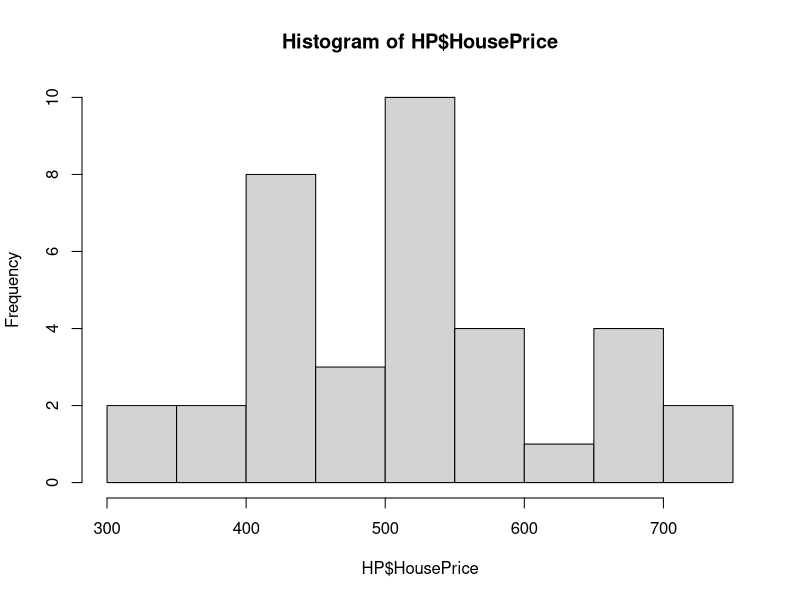
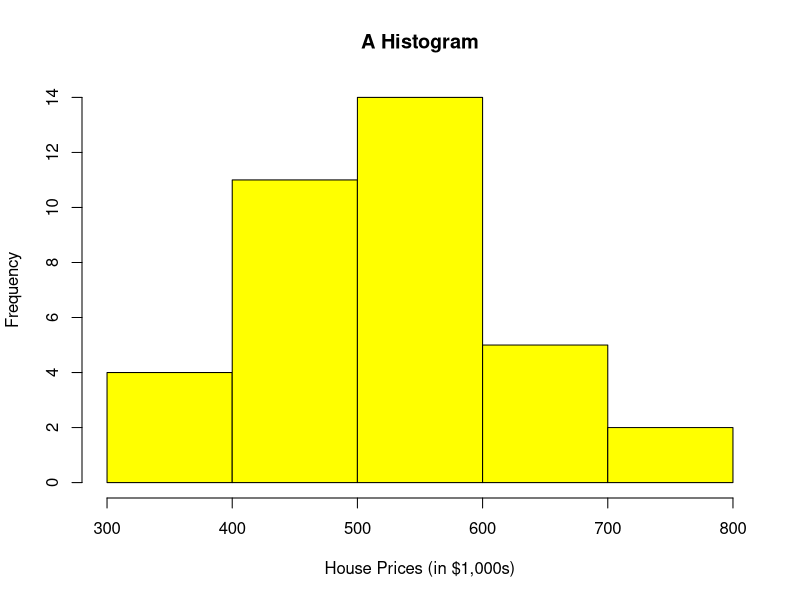
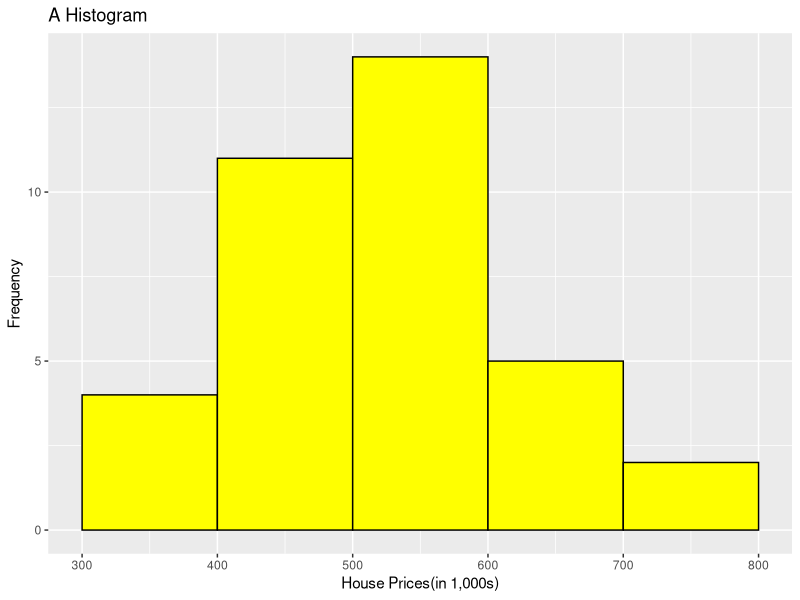
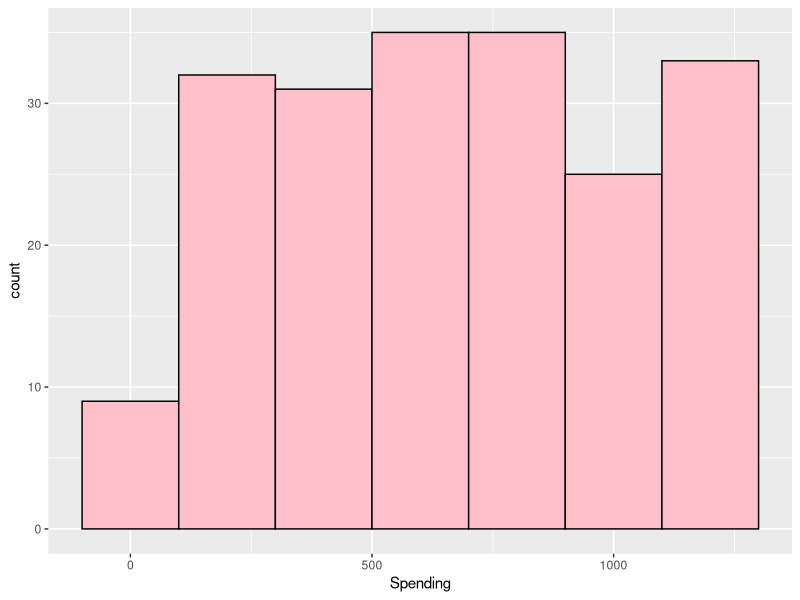
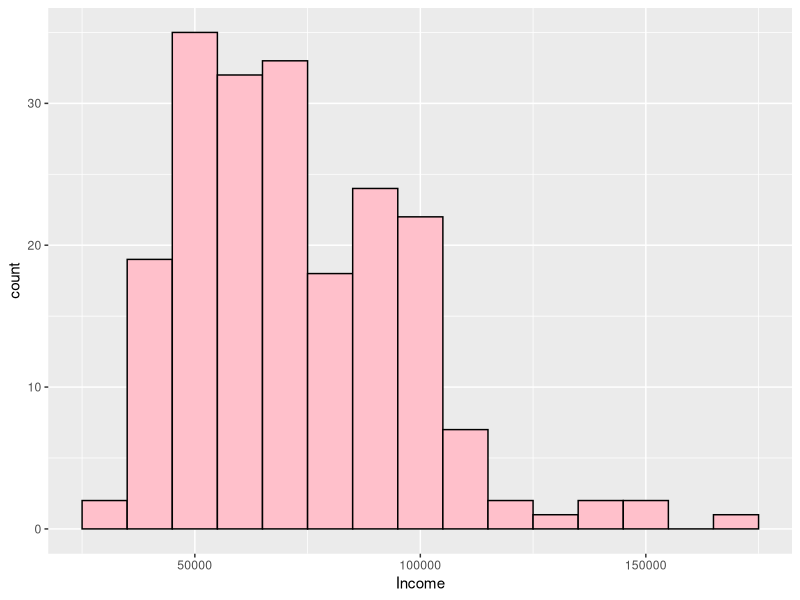
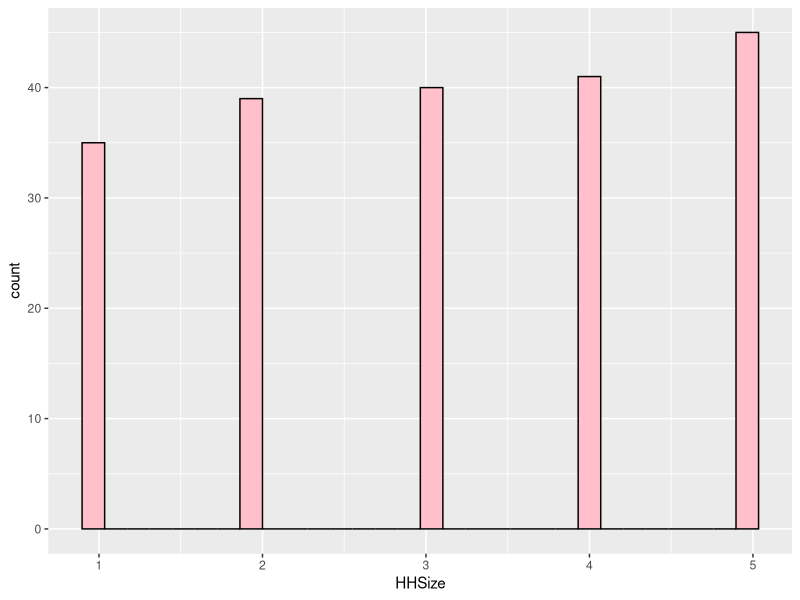
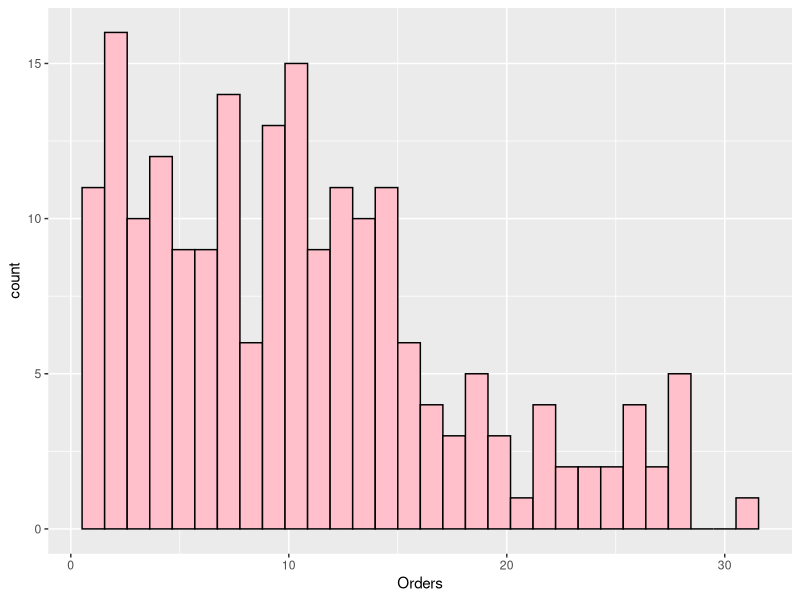
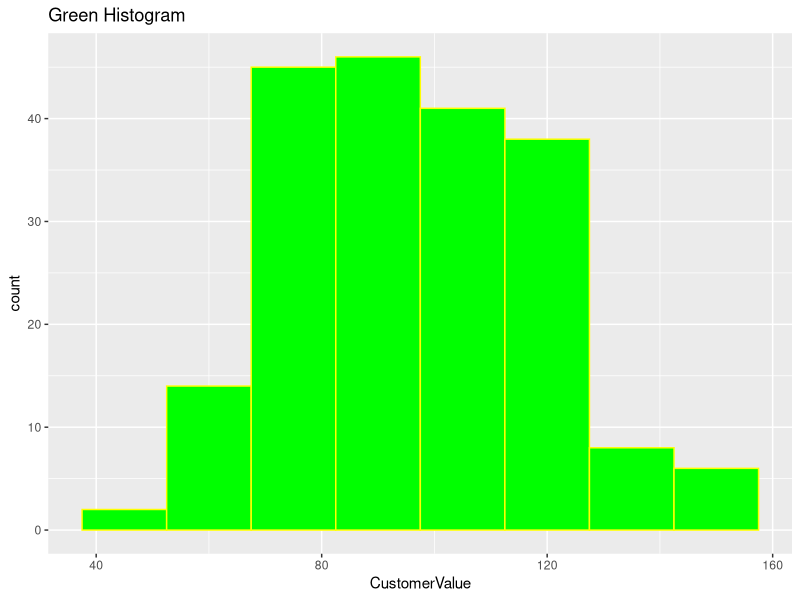

Generate these figures, in order, with R:
rm(list=ls())

####################################################
##Day 2: Descriptive Statistics#########
##Mann Pawar##################
##7/29/2025##################


#################Categorical Variable########################

#Frequency Table
sample_vector <- c("A","B","A","C","A","B","A","C","A","B")

data <- data.frame(sample_vector)

table(data$sample_vector)

frequencies <- table(data$sample_vector) ; frequencies
#A B C 
#5 3 2 


##calculate proportions
proportions <- prop.table(frequencies)
#A   B   C 
#0.5 0.3 0.2 

##calculate cumulative sums
cumulfreq <- cumsum(frequencies) ; cumulfreq
##calculate cumulative proportions
cumulprop <- cumsum(proportions) ; cumulprop

##rbind - to bind the rows together
frequency_table <- rbind(frequencies, proportions, cumulfreq, cumulprop) ; frequency_table

##transpose the table - use the t() function
frequency_table <- t(frequency_table) ; frequency_table

#Transform this into a data set
frequency_table <- as.data.frame(frequency_table)
frequency_table

Rating <- c("ML","AI","DB","AI","ML","ML","DB","ML","ML","AI","DB")
data <- data.frame(Rating)

table(data$Rating)

frequencies_Rating <- table(data$Rating)
proportions_Rating <- prop.table(frequencies_Rating)
cumulfreq_Rating <- cumsum(frequencies_Rating)
cumulprop_Rating <- cumsum(proportions_Rating)
frequency_table_Rating <- rbind(frequencies_Rating, proportions_Rating, cumulfreq_Rating, cumulprop_Rating) ; frequency_table_Rating

frequency_table_Rating <- t(frequency_table_Rating)

frequency_table_Rating <- as.data.frame(frequency_table_Rating)

frequency_table_Rating




#########################Quantitative Data###########################

##Central Tendency###############3

salaries <- c(40000, 40000, 65000, 90000, 145000, 150000, 550000)

mean(salaries) #154285.7

salaries2 <- c(40000, 40000, 65000, 90000, 145000, 150000, 550000, NA, NA)
mean(salaries2, na.rm = T)#154285.7

##all the summary statistics that are part of base R have the na.rm parameter
##mean,median,sd,var,sum,etc.

##median
median(salaries) #90000

GrowthFund <- c(-38.32, 1.71, 3.17, 5.99, 12.56, 13.47, 16.89, 16.96, 32.16, 36.29)


(12.56 + 13.47)/2 #13.015
median(GrowthFund) #13.015

mean(GrowthFund) #10.088

##mode -- the most frequently occuring observation
sort(table(salaries), decreasing = T)[1:3]
##40000 occurred 2 times so its the mode

sort(table(GrowthFund), decreasing=T)[1:5]
##all observations have same frequency so no mode here

day2csv <- read.csv("data/day2.csv")
mean(day2csv$CustomerValue)
median(day2csv$CustomerValue)
sort(table(day2csv$CustomerValue), decreasing=T) [1:5]

mean(day2csv$DeliveryTime)
median(day2csv$DeliveryTime)
sort(table(day2csv$DeliveryTime), decreasing=T) [1:5]

###Spread##############################################
library(semTools)
library(e1071)

e1071::skewness(salaries) ##########1.415062 since its positive, positive skewness could be present

semTools::skew(salaries)
#skew (g1)        se         z         p 
#     2.311     0.926     2.496     0.013 
##z score is 2.496 which is a standardized measure of skewness.
##positive z score points to a right skew.
##this is skewed as z score > 2 here and our observations are less than 50.

semTools::skew(GrowthFund)
##sample size was 10
##z value is -1.783
##therefore this vector is normal according to this test

# Making an appropriate data.frame to use the hist() command
HousePrice <- c(430, 520, 460, 475,
                670, 521, 670, 417, 533, 525, 538,
                370, 530, 525, 430, 330, 575, 555,
                521, 350, 399, 560, 440, 425,
                669,660, 702, 540, 460, 588, 445,
                412, 735, 537, 630, 430)
HP <- data.frame(HousePrice)
###ggplot2, which is under tidyverse, requires data to be in a dataframe before formatting a chart

hist(HP$HousePrice)
nrow(HP) #36 observations so considered small

##adding some properties
hist(HP$HousePrice, breaks=5, main="A Histogram", xlab="House Prices (in $1,000s)", col="yellow")

library(tidyverse)

ggplot(HP, aes(HousePrice)) + geom_histogram(binwidth = 100, boundary = 300, color = "black", fill = "yellow") + labs(title="A Histogram", x = "House Prices(in 1,000s)", y="Frequency")
summary(HP$HousePrice)



########################Sd and Var#########################

x <- 1:5 ; x
sum((x-mean(x))^2)/4

var(x) ##var function applies bessel correction (divides by n-1 instead of n)

sqrt(2.5)
sd(x)

var(HP$HousePrice) #10527.97
sd(HP$HousePrice)
summary(HP$HousePrice)


customers <- read.csv("data/customers.csv")

summary(customers)
nrow(customers) #200 observations medium sized dataset
str(customers)

summary(customers$Spending)


mean(customers$Spending) #659.555
median(customers$Spending) #662

sd(customers$Spending) #350.2876
var(customers$Spending) #122701.4

ggplot(customers, aes(Spending)) + geom_histogram(binwidth = 200, fill = "pink", color="black")

##skewness and kurtosis threshold +- 3.29
skew(customers$Spending)
##z value is -0.106 here so not skewed.

semTools::kurtosis(customers$Spending)
##z value is -3.425 which is less than -3.29 so it is platikurtic and kurtosis is present.

semTools::kurtosis(HP$HousePrice)
##mesokurtic: no kurtosis present as z value is -0.661.

attach(customers)

##Income skew and kurtosis and graph it
semTools::kurtosis(Income) ##2.978 mesokurtic
semTools::skew(Income) ##5.047 right skewed
ggplot(customers, aes(Income)) + geom_histogram(binwidth = 10000, color="black", fill="pink")

##HH Size
semTools::kurtosis(HHSize) #-3.725 platykurtic
semTools::skew(HHSize) #-0.513 no skewness
ggplot(customers, aes(HHSize)) + geom_histogram(color="black", fill="pink")

##Orders
semTools::kurtosis(Orders) #-0.201 mesokurtic
semTools::skew(Orders)  #4.553 right skewed
ggplot(customers, aes(Orders)) + geom_histogram(color="black", fill="pink")

##spending
summary(customers$Spending)
1250-50 ##range 1200  
962.2 - 383.8 ##IQR 578.4  
  
diff(range(customers$Spending))  
IQR(customers$Spending)  

##IQR stands for InterQuartile Range Q3 - Q1

##Spread Worksheet
sd(day2csv$CustomerValue) #21.82331
var(day2csv$CustomerValue) #476.2569
range(day2csv$CustomerValue) #40 - 150
IQR(day2csv$CustomerValue) #35

sd(day2csv$DeliveryTime) #30.01519
var(day2csv$DeliveryTime) #900.9119
range(day2csv$DeliveryTime) #41.42 - 273.88
IQR(day2csv$DeliveryTime) #24.03

##Skew and Kurtosis Worksheet

semTools::skew(day2csv$CustomerValue) #z value is 1.350
semTools::kurtosis(day2csv$CustomerValue) #z value is -1.055

semTools::skew(day2csv$DeliveryTime) #z value is 13.728
semTools::kurtosis(day2csv$DeliveryTime) #z value is 29.202

##Histogram Worksheet

ggplot(day2csv, aes(CustomerValue)) + geom_histogram(binwidth=15,color="yellow", fill="green") + labs(title="Green Histogram")

ggplot(day2csv, aes(DeliveryTime)) + geom_histogram(binwidth=25,color="yellow", fill="green") + labs(title="Green Histogram 2")

#################Change text data to numerical##################
evaluate <- c("excellent","good","fair","poor","excellent","good")
##change to numbers - excellent = 4 and so on.
evalNum <- ifelse(evaluate=="excellent", 4, ifelse(evaluate=="good", 3, ifelse(evaluate=="fair", 2, 1)))
evalNum

evalDF <- data.frame(evaluate)
evalDF <- evalDF %>% 
  mutate(evaluate = recode(evaluate,"excellent" = 4, "good" = 3, "fair" = 2, "poor" = 1))
evalDF

##Use stringsAsFactors to turn all text variables to categorical
customers <- read.csv("data/customers.csv", stringsAsFactors = TRUE)
summary(customers)

##Numeric Constant

kRhode <- 2.5
class(kRhode)

##Integer -- whole number - use as.integer
kTestInteger <- as.integer(4)


class(kRhode * kTestInteger)

##String 
kFirstName <- "Mann"
kLastName <- "Pawar"

Q20 <- "A"
kZipCode <- "23185"
class(kZipCode)

##logical test
kSixEight <- 6 > 8
class(kSixEight)

##
gss.2016 <- read.csv("data/gss2016.csv")
summary(gss.2016)

gss.2016$grass <- as.factor(gss.2016$grass)
class(gss.2016$grass)

##age variable

gss.2016 <- gss.2016 %>% mutate(age = recode(age, "89 OR OLDER" = "89"))
gss.2016$age <- as.numeric(gss.2016$age)
summary(gss.2016)

gss.2016 <- gss.2016 %>% mutate(age.cat = cut(age, breaks = c(-Inf, 29, 59, 74, Inf), labels=c("<30","30-59","60-74","75+")))

summary(gss.2016)
